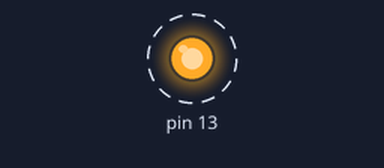
This sketch was run on a simulated Arduino Leonardo, built with avr-gcc and run on an emulated ATmega32U4. Shown: output pins drawn as LEDs (lit = HIGH). Dashed ring = blinking.

Above: at 0.5 s.
Timing chart, 0 to 4.6 s (numbered marks = the images above):
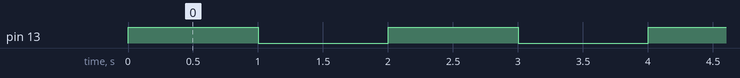

Measured:
- by itself, pin 13: alternates HIGH for 1.0 s and LOW for 1.0 s

The sketch:

h13.ino
```cpp
/* This example shows how to blink the three user LEDs
on the A-Star 32U4. */

#include <AStar32U4.h>

void setup()
{

}

void loop()
{
  // Turn the LEDs on.
  ledRed(1);
  ledYellow(1);
  ledGreen(1);

  // Wait for a second.
  delay(1000);

  // Turn the LEDs off.
  ledRed(0);
  ledYellow(0);
  ledGreen(0);

  // Wait for a second.
  delay(1000);
}
```
